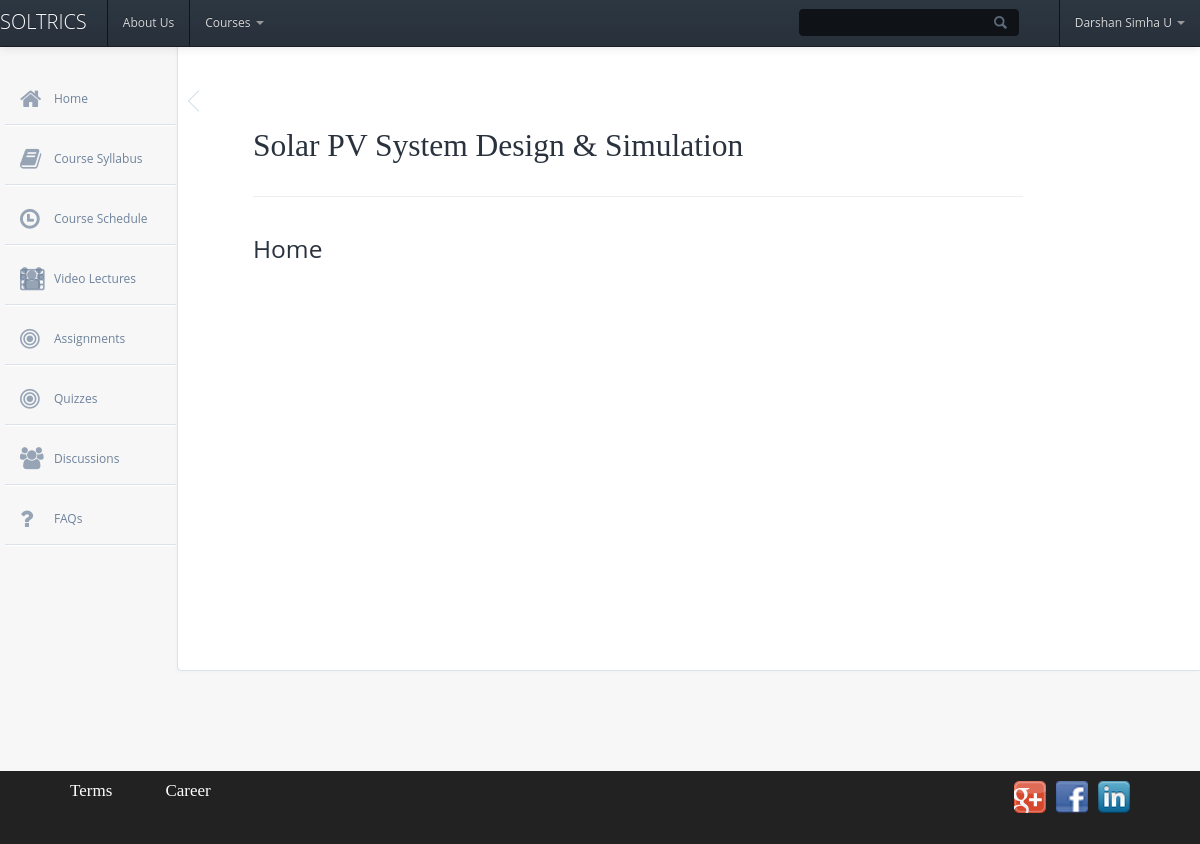
Screenshot of /viewcourse.php?cid=51 (signed in) with the database file from the repository.
### tables this page shows
CREATE TABLE IF NOT EXISTS `users` (
  `uid` int(11) NOT NULL AUTO_INCREMENT,
  `email` varchar(50) NOT NULL,
  `password` varchar(50) NOT NULL,
  `active` tinyint(1) NOT NULL DEFAULT '0',
  `name` varchar(100) DEFAULT NULL,
  `college` varchar(100) DEFAULT NULL,
  `dob` date DEFAULT NULL,
  `phone` varchar(10) DEFAULT NULL,
  `fb` varchar(50) DEFAULT NULL,
  `ln` varchar(50) DEFAULT NULL,
  `image` varchar(100) DEFAULT 'img/def.jpg',
  `category` varchar(50) NOT NULL DEFAULT 'student',
  `interests` longtext,
  PRIMARY KEY (`uid`),
  UNIQUE KEY `email` (`email`),
  KEY `category` (`category`)
);

CREATE TABLE IF NOT EXISTS `course` (
  `cid` int(11) NOT NULL AUTO_INCREMENT,
  `title` varchar(100) NOT NULL,
  `category` varchar(100) NOT NULL,
  `inst` varchar(100) NOT NULL,
  `author` int(11) NOT NULL,
  `session` int(11) NOT NULL,
  `work` mediumtext NOT NULL,
  `summary` mediumtext NOT NULL,
  `syllabus` varchar(100) NOT NULL,
  `faqs` mediumtext NOT NULL,
  `image` varchar(100) NOT NULL,
  `video` varchar(100) NOT NULL,
  `pre` mediumtext NOT NULL,
  `format` mediumtext NOT NULL,
  `readings` mediumtext NOT NULL,
  PRIMARY KEY (`cid`),
  UNIQUE KEY `title` (`title`)
);

### viewcourse.php (the view, shortened to what this page needs)
<?php
$cid=$_GET['cid'];
$email=$_SESSION['email'];
$sql="select * from users where email='$email'";
$result=mysql_query($sql)or die(mysql_error());
$row=mysql_fetch_assoc($result);
$query="select * from course where cid='$cid'";
$res=mysql_query($query);
$crow=mysql_fetch_assoc($res);
?>
<!DOCTYPE html>
<html>
<head>
    <link href="css/bootstrap/bootstrap.css" rel="stylesheet" />
    <link href="css/bootstrap/bootstrap-responsive.css" rel="stylesheet" />
    <link href="css/bootstrap/bootstrap-overrides.css" type="text/css" rel="stylesheet" />
    <link href="css/lib/jquery-ui-1.10.2.custom.css" rel="stylesheet" type="text/css" />
    <link href="css/lib/font-awesome.css" type="text/css" rel="stylesheet" />
    <link rel="stylesheet" type="text/css" href="css/layout.css">
    <link rel="stylesheet" type="text/css" href="css/elements.css">
    <link rel="stylesheet" type="text/css" href="css/icons.css">
    <link rel="stylesheet" href="css/compiled/index.css" type="text/css" media="screen" />
</head>
<body>
     <div class="navbar navbar-inverse navbar-fixed-top">
        <div class="navbar-inner">
            <a class="brand" href="dashboard.php">Soltrics</a>
            <ul class="nav">
            <li><a href="#">About Us </a></li>
            <li class="dropdown">
                <a class="dropdown-toggle"
                   data-toggle="dropdown"
                   href="#">
                    Courses
                    <b class="caret"></b>
                  </a>
            </li>
            </ul>
            <ul class="nav pull-right">
                <li class="hidden-phone">
                    <input class="search" type="text" />
                </li>
                <li class="dropdown">
                    <a href="#" class="dropdown-toggle hidden-phone" data-toggle="dropdown">
                        <?php echo $row['name']; ?>
                        <b class="caret"></b>
                    </a>
                </li>
            </ul>
        </div>
    </div>
   <div id="sidebar-nav">
        <ul id="dashboard-menu">
            <li >
                <div class="pointer">
                    <div class="arrow"></div>
                    <div class="arrow_border"></div>
                </div>
                <a href="dashboard.php">
                    <i class="icon-home"></i>
                    <span>Home</span>
                </a>
            </li>
             <li>
             <a href="courses/syllabus.php">
                    <i class="icon-book"></i>
                    <span>Course Syllabus</span>
                </a>
            </li>
            <li>
                <a class="dropdown-toggle" href="courses/schedule.php">
                    <i class="icon-time"></i>
                    <span>Course Schedule</span>
                </a>
            </li>
            <li>
                <a class="dropdown-toggle" href="courses/coursecontent.php?cid=<?php echo $cid;?>">
                    <i class="icon-group"></i>
                    <span>Video Lectures</span>
                    <i class="icon-film"></i>
                </a>
            </li>
            <li>
                <a class="dropdown-toggle" href="courses/assignments.php">
                    <i class="icon-bullseye"></i>
                    <span>Assignments</span>
                </a>
            </li>
			<li>
                <a class="dropdown-toggle" href="takequiz.php">
                    <i class="icon-bullseye"></i>
                    <span>Quizzes</span>
                </a>
            </li>
            <li>
                <a class="dropdown-toggle" href="ideabox">
                    <i class="icon-group"></i>
                    <span>Discussions</span>
                </a>
            </li>
            <li>
                <a class="dropdown-toggle" href="#">
                    <i class="icon-question"></i>
                    <span>FAQs</span>
                </a>
            </li>
        </ul>
    </div>
    <div class="content">
        <div class="container-fluid" style="margin-top: 20px;">
             <div id="pad-wrapper">
                   <div class="span8">
                   <img src="<?php $image=$crow['image'];echo $image;?>"><br><br>
                   <h2 style="font-family:bebas;" ><?php $title=$crow['title'];echo $title;?></h2>
                   <hr></div>
                   <div class="span8"><h3>Home</h3><br></br>
                   <p><?php $summary=$crow['summary']; echo $summary;?></p></div>
             </div>
        </div>
    </div>
     <footer>
		    <div id="foot">
            <a style="padding:10px; color: white;
    font-family: calibri;
    font-size: 17px;
    text-decoration:none;" href="#">Terms</a>
			<a href="#" style="
    color: white;
    font-family: calibri;
    font-size: 17px;
    margin-left:40px;
    text-decoration:none;
">Career</a>
		    </div>
		<div id="profiles"><img style="padding:10px;" src="img/g+.png"><img src="img/fb.png"><img style="padding:10px;" src="img/linkedin.png"></div>
        </footer>
</body>
</html>

### css/layout.css (style rules this page uses)
body { font-family: 'Open Sans', sans-serif; background-color: #f7f7f7; position: relative; margin: 0px; font-size: 12px; padding: 0px; }
h1,h2,h3,h4,h5 { margin: 0; line-height: 61px; color: #29323d; }
input.search { background: url("../img/lens.png") #fcfcfc no-repeat 95%; box-shadow: none; height: 19px; font-size: 13px; padding: 2px 6px; border:1px solid #d0dde9; margin: 0; border-radius: 2px; top: 11px; }
.navbar-inverse input.search { background: url("../img/lens.png") #0f1217 no-repeat 95%; border: 1px solid #0f1217; position: relative; border-radius: 4px; top: 9px; padding: 3px 6px; color: #000; font-size: 13px; margin-right: 40px; -webkit-transition: all .3s linear; -moz-transition: all .3s linear; transition: all .3s linear; }
#sidebar-nav { position: absolute; width: 200px; float: left; margin: 0em; padding-top: 5.8em; }
#dashboard-menu { list-style: none; padding-right: 13px; padding-left: 0px; margin-bottom: 0; margin-left: 20px; }
#dashboard-menu > li > a { display: block; margin-right: -15px; margin-left: -15px; padding: 19px 14px 15px 14px; margin-bottom: 5px; border-bottom: 1px solid #dae1e8; box-shadow: 0 2px 1px -1px #FFFFFF; color: rgb(110, 130, 155); outline: 0px; width: 88%; }
#dashboard-menu > li { position: relative; }
#dashboard-menu > li .icon-group { font-size: 22px; }
#dashboard-menu > li i { font-size: 23px; top: 17px; }
#dashboard-menu .pointer { position: absolute; right: 9px; top: 20px; }
#dashboard-menu .pointer .arrow, #dashboard-menu .pointer .arrow_border { border-color: transparent #fff transparent transparent; border-width: 11px; border-style: solid; font-size: 0; left: 50%; line-height: 0; margin: 0 auto; position: absolute; top: 0; width: 0; z-index: 1002; left: 0; margin-left: 45%; }
#dashboard-menu .pointer .arrow_border { border-color: transparent rgb(192, 210, 221) transparent transparent; border-width: 11px; margin-left: -1px; border-style: solid; z-index: 1001; top: 0px; }
#dashboard-menu a span { margin-left: 35px; transition: color .1s linear; -moz-transition: color .1s linear; -webkit-transition: color .1s linear; -o-transition: color .1s linear; }
#dashboard-menu a i { position: absolute; left: 0; height: 24px; width: 24px; opacity: 0.7; transition: opacity .1s ease; -moz-transition: opacity .1s ease; -webkit-transition: opacity .1s ease; -o-transition: opacity .1s ease; }
#pad-wrapper { padding: 0px 25px; margin-top: 55px; }
.content { min-width: 400px; min-height: 620px; margin-bottom: 100px; padding-bottom: 50px; overflow: hidden; position: relative; background: #fff; margin-left: 177px; border-left: 1px solid #dae3e9; border-bottom: 1px solid #dae3e9; box-shadow: -3px 3px 3px -2px #f1f1f3; border-radius: 0px 0px 0px 5px; }

### viewcourse.php (style rules this page uses)
footer { background:#222; height:73px; margin-bottom:-42px; text-decoration:none; }
#foot { float:left; margin-left:50px; text-align:center; padding:10px; text-decoration:none; }
#profiles { float:right; margin-right:50px; padding-right:10px; text-decoration:none; }

### rows the page displays
users: name "Darshan Simha U"
course: title "Solar PV System Design & Simulation"
